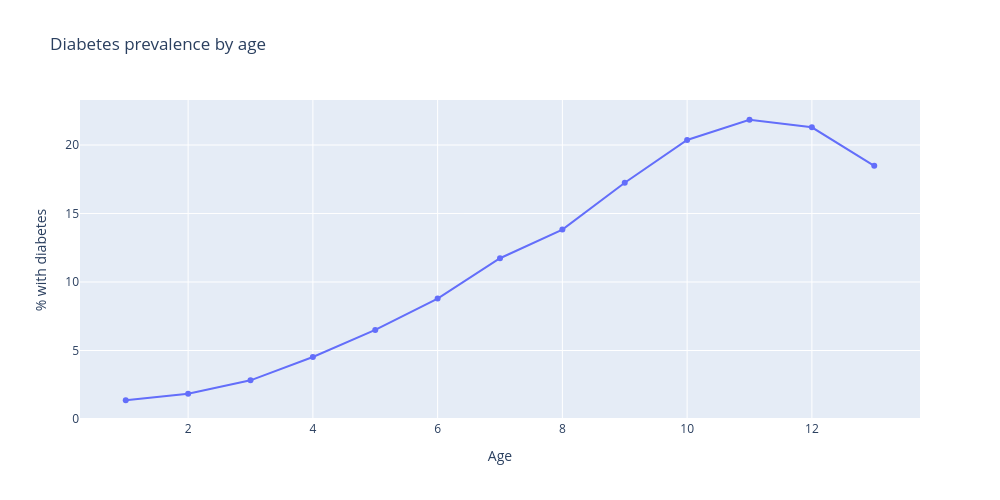

Notebook code for this chart:
### Markdown cell above
### Q. How does incidence of diabetes vary with age?

### Code cell
prev = df.groupby('Age')['Diabetes_binary'].mean() * 100

fig = px.line(
    x=prev.index,
    y=prev.values,
    markers=True,
    labels={'x': 'Age', 'y': '% with diabetes'},
    title="Diabetes prevalence by age"
)

fig.update_layout(
    width=1000,   
    height=500   
)

fig.show()

### Figure 1 — Plotly figure (JSON) as saved in the notebook; plotly's stock layout.template omitted (floating-point values rounded to 4 significant figures)
{"data": [{"hovertemplate": "Age=%{x}<br>% with diabetes=%{y}<extra></extra>", "legendgroup": "", "line": {"color": "#636efa", "dash": "solid"}, "marker": {"symbol": "circle"}, "mode": "lines+markers", "name": "", "orientation": "v", "showlegend": false, "type": "scatter", "x": [1, 2, 3, 4, 5, 6, 7, 8, 9, 10, 11, 12, 13], "xaxis": "x", "y": [1.368, 1.843, 2.823, 4.529, 6.505, 8.79, 11.74, 13.83, 17.25, 20.37, 21.85, 21.3, 18.48], "yaxis": "y"}], "layout": {"height": 500, "legend": {"tracegroupgap": 0}, "title": {"text": "Diabetes prevalence by age"}, "width": 1000, "xaxis": {"anchor": "y", "domain": [0, 1], "title": {"text": "Age"}}, "yaxis": {"anchor": "x", "domain": [0, 1], "title": {"text": "% with diabetes"}}}}
